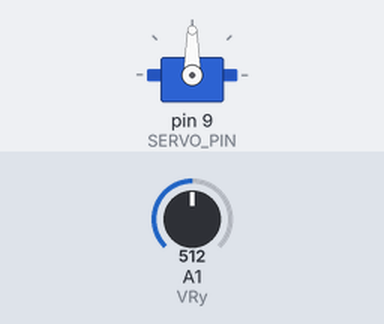
A sketch run on a simulated Arduino Uno, built with avr-gcc and run on an emulated ATmega328P. Parts: servo. The inputs (shaded band) are chosen by the test bench; at power-on: A1 (VRy) = 512.

Above: at 1.2 s.
1.3 s: A1 (VRy) set to 716
At 2.5 s:
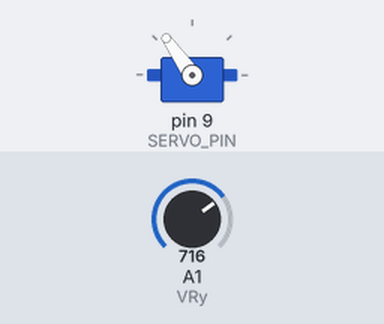
2.8 s: A1 (VRy) set to 900
At 3.4 s:
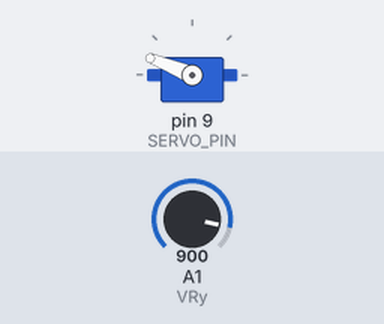
4.3 s: A1 (VRy) set to 1023
At 4.8 s:
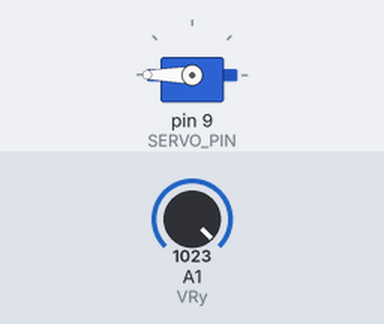
5.8 s: A1 (VRy) set to 306
At 6.9 s:
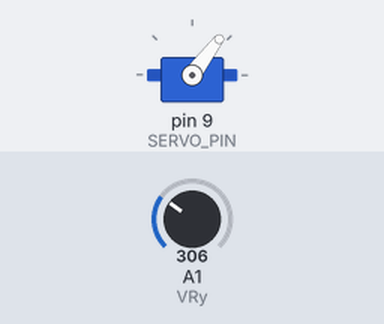
7.3 s: A1 (VRy) set to 122
At 8.3 s:
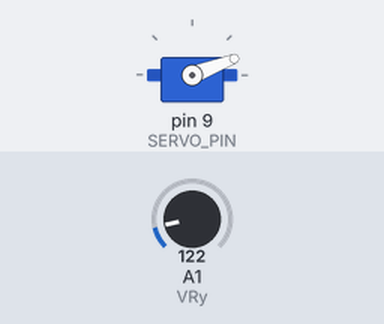
Timing chart, 0 to 9.8 s (numbered marks = the images above; inputs shaded):
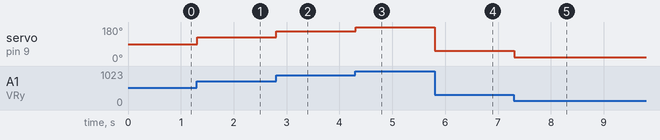

The sketch:

joystick_module_motor_movement.ino
```cpp
#include <Servo.h>

#define SERVO_PIN 9
#define VRy A1   // Joystick Y-axis connected to A1

Servo servo_9;

void setup() {
  servo_9.attach(SERVO_PIN, 500, 2500); // pin, min pulse, max pulse
}

void loop() {
  int yValue = analogRead(VRy);
  int angle = map(yValue, 0, 1023, 0, 180);

  servo_9.write(angle);
  delay(15);
}
```

Measured:
- after the input at 1.3 s, servo on pin 9 (SERVO_PIN): 90° → 125° at once
- after the input at 2.8 s, servo on pin 9 (SERVO_PIN): 125° → 158° at once
- after the input at 4.3 s, servo on pin 9 (SERVO_PIN): 158° → 180° at once
- after the input at 5.8 s, servo on pin 9 (SERVO_PIN): 180° → 53° at once
- after the input at 7.3 s, servo on pin 9 (SERVO_PIN): 53° → 21° at once
